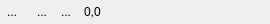
<?xml version="1.0" encoding="UTF-8"?>
<ui version="4.0">
 <class>QDiagramViewControlPanel</class>
 <widget class="QWidget" name="QDiagramViewControlPanel">
  <property name="geometry">
   <rect>
    <x>0</x>
    <y>0</y>
    <width>270</width>
    <height>24</height>
   </rect>
  </property>
  <property name="sizePolicy">
   <sizepolicy hsizetype="Fixed" vsizetype="Fixed">
    <horstretch>0</horstretch>
    <verstretch>0</verstretch>
   </sizepolicy>
  </property>
  <property name="windowTitle">
   <string>QDiagramViewControlPanel</string>
  </property>
  <layout class="QHBoxLayout" name="horizontalLayout">
   <property name="margin">
    <number>0</number>
   </property>
   <item>
    <widget class="QToolButton" name="snapToolButton">
     <property name="toolTip">
      <string>&lt;html&gt;&lt;head/&gt;&lt;body&gt;&lt;p&gt;Enables or disables the view's 'snap to grid' mode&lt;/p&gt;&lt;/body&gt;&lt;/html&gt;</string>
     </property>
     <property name="text">
      <string>...</string>
     </property>
     <property name="icon">
      <iconset resource="qdiagramlib.qrc">
       <normaloff>:/qdiagram/snap.disabled</normaloff>:/qdiagram/snap.disabled</iconset>
     </property>
     <property name="autoRaise">
      <bool>true</bool>
     </property>
     <property name="arrowType">
      <enum>Qt::NoArrow</enum>
     </property>
    </widget>
   </item>
   <item>
    <layout class="QHBoxLayout" name="horizontalLayout_2">
     <property name="spacing">
      <number>0</number>
     </property>
     <property name="sizeConstraint">
      <enum>QLayout::SetFixedSize</enum>
     </property>
     <item>
      <widget class="QToolButton" name="showGridToolButton">
       <property name="text">
        <string>...</string>
       </property>
       <property name="icon">
        <iconset resource="qdiagramlib.qrc">
         <normaloff>:/qdiagram/grid.visible</normaloff>:/qdiagram/grid.visible</iconset>
       </property>
       <property name="checkable">
        <bool>true</bool>
       </property>
       <property name="autoRaise">
        <bool>true</bool>
       </property>
      </widget>
     </item>
     <item>
      <widget class="QToolButton" name="hideGridToolButton">
       <property name="text">
        <string>...</string>
       </property>
       <property name="icon">
        <iconset resource="qdiagramlib.qrc">
         <normaloff>:/qdiagram/grid.invisible</normaloff>:/qdiagram/grid.invisible</iconset>
       </property>
       <property name="checkable">
        <bool>true</bool>
       </property>
       <property name="autoRaise">
        <bool>true</bool>
       </property>
      </widget>
     </item>
    </layout>
   </item>
   <item>
    <widget class="QLabel" name="mousePositionLabel">
     <property name="sizePolicy">
      <sizepolicy hsizetype="Fixed" vsizetype="Preferred">
       <horstretch>0</horstretch>
       <verstretch>0</verstretch>
      </sizepolicy>
     </property>
     <property name="text">
      <string>0,0</string>
     </property>
    </widget>
   </item>
   <item>
    <widget class="QDiagramViewZoomSlider" name="zoomSlider"/>
   </item>
  </layout>
  <zorder>zoomSlider</zorder>
  <zorder>mousePositionLabel</zorder>
  <zorder>snapToolButton</zorder>
 </widget>
 <layoutdefault spacing="6" margin="11"/>
 <customwidgets>
  <customwidget>
   <class>QDiagramViewZoomSlider</class>
   <extends>QWidget</extends>
   <header>qdiagramviewzoomslider.h</header>
   <container>1</container>
   <slots>
    <signal>zoomChanged(int)</signal>
   </slots>
  </customwidget>
 </customwidgets>
 <resources>
  <include location="qdiagramlib.qrc"/>
 </resources>
 <connections>
  <connection>
   <sender>snapToolButton</sender>
   <signal>clicked()</signal>
   <receiver>QDiagramViewControlPanel</receiver>
   <slot>snapToolButtonClicked()</slot>
   <hints>
    <hint type="sourcelabel">
     <x>11</x>
     <y>11</y>
    </hint>
    <hint type="destinationlabel">
     <x>134</x>
     <y>11</y>
    </hint>
   </hints>
  </connection>
 </connections>
 <slots>
  <slot>snapToolButtonClicked()</slot>
 </slots>
</ui>
